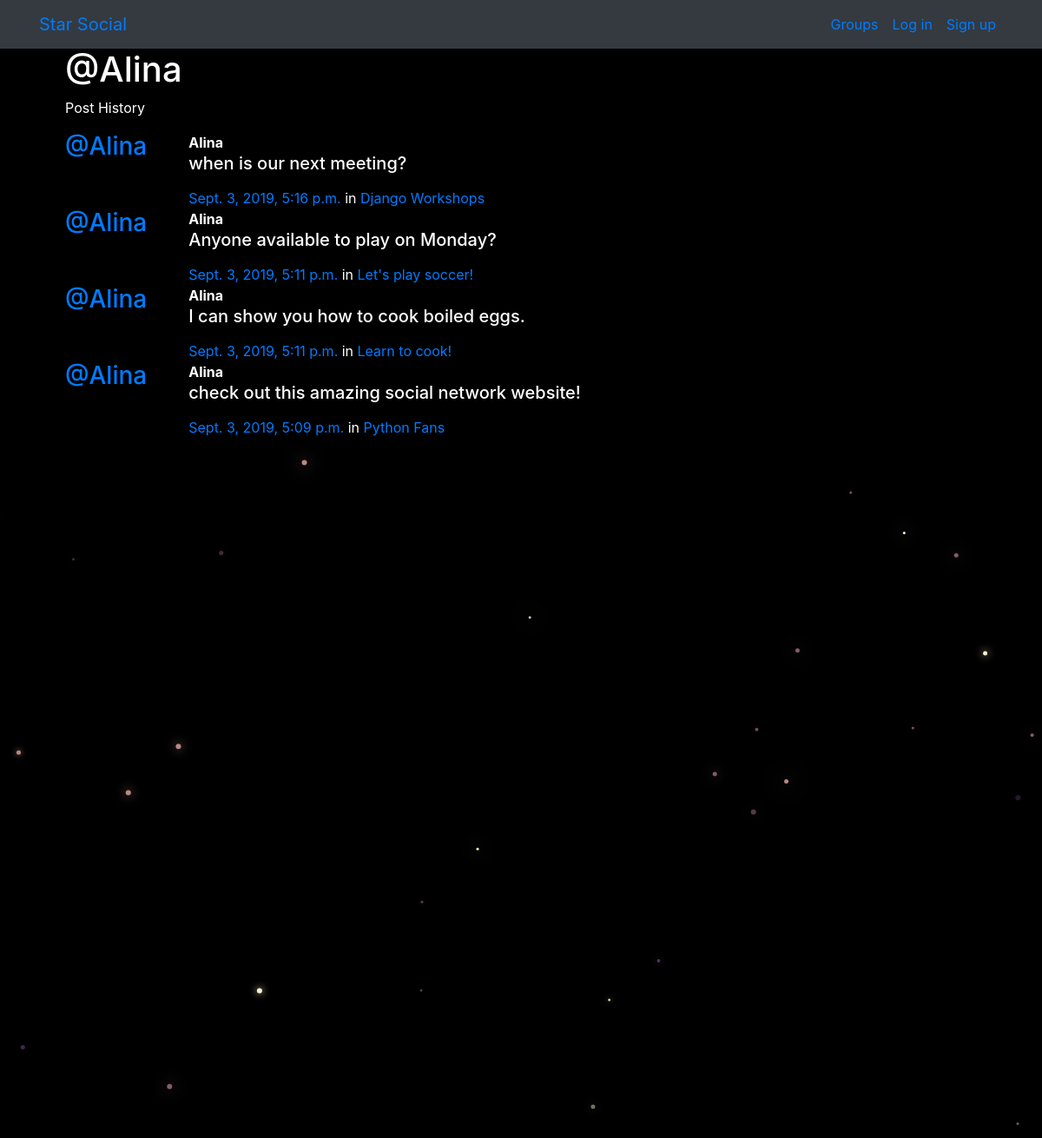
The page /posts/by/Alina/ on the database its author committed.
### posts/models.py (models this page shows, shortened)
class Post(models.Model):
    user = models.ForeignKey(User, related_name="posts",on_delete=models.CASCADE)
    created_at = models.DateTimeField(auto_now=True)
    message = models.TextField()
    message_html = models.TextField(editable=False)
    group = models.ForeignKey(Group, related_name="posts",null=True, blank=True,on_delete=models.CASCADE)
    class Meta:
        ordering = ["-created_at"]
        unique_together = ["user", "message"]

### groups/models.py (models this page shows, shortened)
class Group(models.Model):
    name = models.CharField(max_length=255, unique=True)
    slug = models.SlugField(allow_unicode=True, unique=True)
    description = models.TextField(blank=True, default='')
    description_html = models.TextField(editable=False, default='', blank=True)
    members = models.ManyToManyField(User,through="GroupMember")
    class Meta:
        ordering = ["name"]

### posts/views.py (the view)
# urls.py: path("by/<username>/",views.UserPosts.as_view(),name="for_user"),
class UserPosts(generic.ListView):
    model = models.Post
    template_name = "posts/user_post_list.html"
    def get_queryset(self):
        try:
            self.post_user = User.objects.prefetch_related("posts").get(
                username__iexact=self.kwargs.get("username")
            )
        except User.DoesNotExist:
            raise Http404
        else:
            return self.post_user.posts.all()
    def get_context_data(self, **kwargs):
        context = super().get_context_data(**kwargs)
        context["post_user"] = self.post_user
        return context

### posts/templates/posts/user_post_list.html
{% extends "posts/post_base.html" %}
{% block prepost %}
<div class="col-md-4">
	<h1>@{{ post_user.username }}</h1>
	<p>Post History</p>
</div>
{% endblock %}
{% block post_content %}
<div class="col-md-8">
	{% for post in post_list %}
		{% include "posts/_post.html" %}
	{% endfor %}
</div>
{% endblock %}

### posts/templates/posts/_post.html (shortened to what this page needs)
<div class="media">
	<h3 class="mr-5"><a href="{% url 'posts:for_user' username=post.user.username %}">@{{ post.user.username }}</a></h3>
	<div class="media-body">
		<strong>{{ post.user.username }}</strong>
		<h5>{{ post.message_html|safe }}</h5>
			<time class="time"><a href="{% url 'posts:single' username=post.user.username pk=post.pk %}">{{ post.created_at }}</a></time>
			{% if post.group %}
			<span class="group-name">in <a href="#">{{ post.group.name }}</a></span>
			{% endif %}
	</div>
</div>

### static/socialnetwork/css/master.css (style rules this page uses)
body { margin: 0; overflow: hidden; background-color: black; color:white; }

### rows shown on the page
Post: user.username "Alina", message_html "when is our next meeting?", created_at "Sept. 3, 2019, 5:16 p.m.", group.name "Django Workshops"
Post: user.username "Alina", message_html "Anyone available to play on Monday?", created_at "Sept. 3, 2019, 5:11 p.m.", group.name "Let's play soccer!"
Post: user.username "Alina", message_html "I can show you how to cook boiled eggs.", created_at "Sept. 3, 2019, 5:11 p.m.", group.name "Learn to cook!"
Post: user.username "Alina", message_html "check out this amazing social network website!", created_at "Sept. 3, 2019, 5:09 p.m.", group.name "Python Fans"

### other values the page prints
{{ post_user.username }} "Alina"
